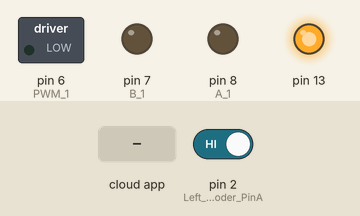
This sketch was run on a simulated Arduino Uno, built with avr-gcc and run on an emulated ATmega328P. Parts: switched loads named in the sketch (green lamp = pin HIGH), output pins drawn as LEDs (lit = HIGH). Inputs (shaded band) come from the test bench; at power-on: pin 2 (Left_Encoder_PinA) HIGH. The ROS host is connected and sends only what is stated.

Above: at 1.2 s.
1.3 s: the phone or cloud app sets r_f_wheel_cmd to -100
At 2.5 s:
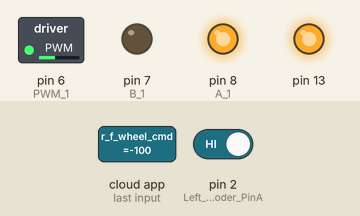
2.8 s: the phone or cloud app sets r_f_wheel_cmd to 0
At 3.7 s:
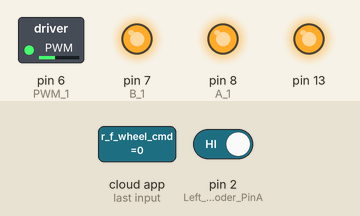
4.3 s: the phone or cloud app sets r_f_wheel_cmd to 100
At 4.9 s:
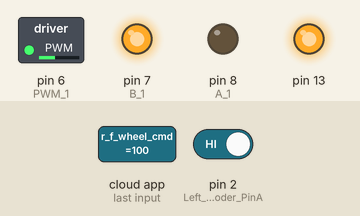
Timing chart, 0 to 7.3 s (numbered marks = the images above; inputs shaded):
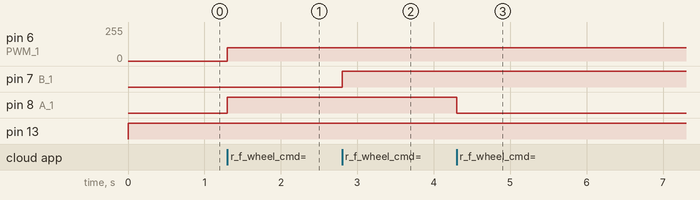

The sketch:

right_back.ino
```cpp
#include <ros.h>
#include <std_msgs/String.h>
#include <std_msgs/Float32.h>
#include <std_msgs/Int64.h>
#define A_1 8
#define B_1 7
#define PWM_1 6
//#define A_2 9
//#define B_2 10
//#define PWM_2 11
ros::NodeHandle  nh;
int val;
//Encoder pins definition
// Left encoder
#define Left_Encoder_PinA 2
#define Left_Encoder_PinB 4

volatile long Left_Encoder_Ticks = 0;
volatile bool LeftEncoderBSet;
/*
//Right Encoder
#define Right_Encoder_PinA 3
#define Right_Encoder_PinB 5

volatile long Right_Encoder_Ticks = 0;
volatile bool RightEncoderBSet;
*/
void SetupEncoders()
{
  // Quadrature encoders
  // Left encoder
  pinMode(Left_Encoder_PinA, INPUT_PULLUP);      // sets pin A as input
  pinMode(Left_Encoder_PinB, INPUT_PULLUP);      // sets pin B as input
  //Attaching interrupt in Left_Enc_PinA.
  attachInterrupt(digitalPinToInterrupt(2), do_Left_Encoder, RISING);

/*
  // Right encoder
  pinMode(Right_Encoder_PinA, INPUT_PULLUP);      // sets pin A as input
  pinMode(Right_Encoder_PinB, INPUT_PULLUP);      // sets pin B as input
  //Attaching interrupt in Right_Enc_PinA.
  attachInterrupt(digitalPinToInterrupt(3), do_Right_Encoder, RISING);
*/
}
void l_f_vel_to_motor( const std_msgs::Float32& vel){
  if (vel.data > 0)
  {
digitalWrite(A_1,LOW);
digitalWrite(B_1,HIGH);
analogWrite(PWM_1,vel.data);
  }
  else if(vel.data < 0)
  {
 digitalWrite(A_1,HIGH);
 digitalWrite(B_1,LOW);
 analogWrite(PWM_1,abs(vel.data));

  }
  else if(vel.data == 0)
  {

   digitalWrite(A_1,HIGH);
   digitalWrite(B_1,HIGH);

   }
}
/*
void l_b_vel_to_motor( const std_msgs::Float32& vel){
  if (vel.data > 0)
  {
digitalWrite(A_2,LOW);
digitalWrite(B_2,HIGH);
analogWrite(PWM_2,vel.data);
  }
  else if(vel.data < 0)
  {
 digitalWrite(A_2,HIGH);
 digitalWrite(B_2,LOW);
 analogWrite(PWM_2,abs(vel.data));

  }
  else if(vel.data == 0)
  {

   digitalWrite(A_2,HIGH);
   digitalWrite(B_2,HIGH);

   }
}

*/
ros::Subscriber<std_msgs::Float32> l_f_cmd("r_f_wheel_cmd", &l_f_vel_to_motor );
//ros::Subscriber<std_msgs::Float32> l_b_cmd("l_b_wheel_cmd", &l_b_vel_to_motor );


std_msgs::Int64 l_f_ticks;
//std_msgs::Int64 l_b_ticks;
ros::Publisher l_f_wheel("r_f_wheel", &l_f_ticks);
//ros::Publisher l_b_wheel("l_b_wheel", &l_b_ticks);

void SetupMotors()
{
//Motor Left_front
  pinMode(A_1, OUTPUT);
  pinMode(B_1, OUTPUT);
  pinMode(PWM_1, OUTPUT);
//Motor Left_back
  //pinMode(A_2, OUTPUT);
  //pinMode(B_2, OUTPUT);
  //pinMode(PWM_2, OUTPUT);

}
void setup()
{
  //Serial.begin(57600);
  pinMode(13,OUTPUT);
  //Setup Encoders
  SetupEncoders();
  SetupMotors();
 // nh.getHardware()->setBaud(57600);
  nh.initNode();
  nh.advertise(l_f_wheel);
 // nh.advertise(l_b_wheel);
  nh.subscribe(l_f_cmd);
  //nh.subscribe(l_b_cmd);
}

void loop()
{
  l_f_ticks.data = Left_Encoder_Ticks;
  //l_b_ticks.data = Right_Encoder_Ticks;
  l_f_wheel.publish( &l_f_ticks );
  //l_b_wheel.publish( &l_b_ticks );
  digitalWrite(13,HIGH);
  nh.spinOnce();
}

//do_Left_Encoder() Definitions
void do_Left_Encoder()
{
   // Test transition; since the interrupt will only fire on 'rising' we don't need to read pin A
  LeftEncoderBSet = digitalRead(Left_Encoder_PinB);   // read the input pin
  Left_Encoder_Ticks -= LeftEncoderBSet ? -1 : +1;
}
//////////////////////////////////////////////////////////////////////////////////////////////////////////////////////////////////////////////////////////////////////////////////////
//do_Right_Encoder() Definitions
/*
void do_Right_Encoder()
{

  RightEncoderBSet = digitalRead(Right_Encoder_PinB);   // read the input pin
  Right_Encoder_Ticks += RightEncoderBSet ? -1 : +1;
}
*/
```

Measured:
- after the input at 1.3 s, pin 6 (PWM_1): 0/255 → 100/255 at once; pin 8 (A_1): LOW → HIGH at once
- after the input at 2.8 s, pin 7 (B_1): LOW → HIGH at once
- after the input at 4.3 s, pin 8 (A_1): HIGH → LOW at once
